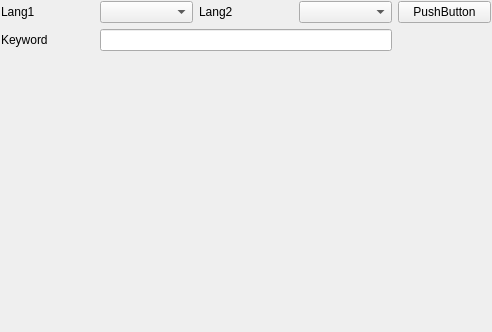
<?xml version="1.0" encoding="UTF-8"?>
<ui version="4.0">
 <class>Form</class>
 <widget class="QWidget" name="Form">
  <property name="geometry">
   <rect>
    <x>0</x>
    <y>0</y>
    <width>492</width>
    <height>332</height>
   </rect>
  </property>
  <property name="windowTitle">
   <string>Form</string>
  </property>
  <widget class="QWidget" name="gridLayoutWidget">
   <property name="geometry">
    <rect>
     <x>0</x>
     <y>0</y>
     <width>491</width>
     <height>71</height>
    </rect>
   </property>
   <layout class="QGridLayout" name="gridLayout">
    <property name="sizeConstraint">
     <enum>QLayout::SetMaximumSize</enum>
    </property>
    <property name="leftMargin">
     <number>1</number>
    </property>
    <property name="topMargin">
     <number>1</number>
    </property>
    <item row="0" column="2">
     <widget class="QLabel" name="label">
      <property name="text">
       <string>Lang1</string>
      </property>
     </widget>
    </item>
    <item row="0" column="4">
     <widget class="QLabel" name="label_2">
      <property name="text">
       <string>Lang2</string>
      </property>
     </widget>
    </item>
    <item row="0" column="3">
     <widget class="QComboBox" name="comboBox"/>
    </item>
    <item row="0" column="5">
     <widget class="QComboBox" name="comboBox_2"/>
    </item>
    <item row="2" column="2">
     <widget class="QLabel" name="label_3">
      <property name="text">
       <string>Keyword</string>
      </property>
     </widget>
    </item>
    <item row="2" column="3" colspan="3">
     <widget class="QLineEdit" name="lineEdit"/>
    </item>
    <item row="0" column="6">
     <widget class="QPushButton" name="pushButton">
      <property name="text">
       <string>PushButton</string>
      </property>
     </widget>
    </item>
   </layout>
  </widget>
 </widget>
 <resources/>
 <connections/>
</ui>
